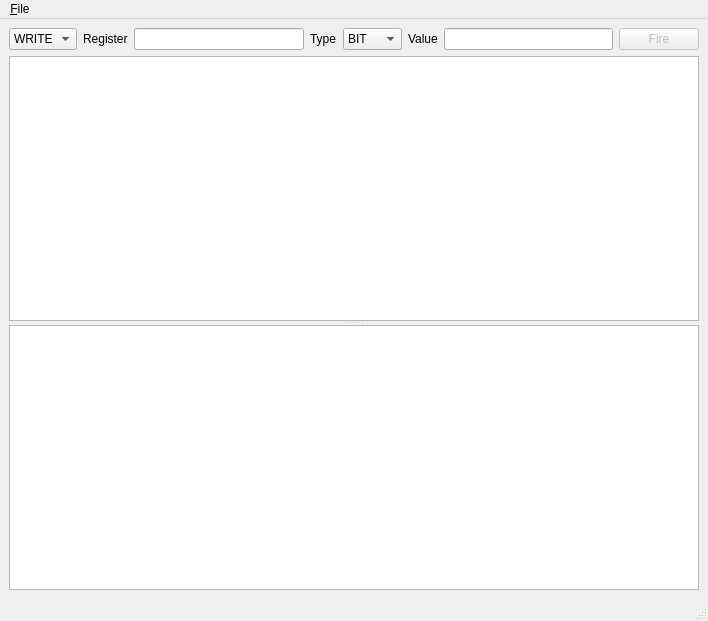
<?xml version="1.0" encoding="UTF-8"?>
<ui version="4.0">
 <class>MainWindow</class>
 <widget class="QMainWindow" name="MainWindow">
  <property name="geometry">
   <rect>
    <x>0</x>
    <y>0</y>
    <width>708</width>
    <height>621</height>
   </rect>
  </property>
  <property name="windowTitle">
   <string>JSONRPC Client</string>
  </property>
  <widget class="QWidget" name="centralwidget">
   <layout class="QVBoxLayout" name="verticalLayout">
    <item>
     <layout class="QHBoxLayout" name="horizontalLayout">
      <item>
       <widget class="QComboBox" name="comboBox_directive">
        <item>
         <property name="text">
          <string>WRITE</string>
         </property>
        </item>
        <item>
         <property name="text">
          <string>READ</string>
         </property>
        </item>
       </widget>
      </item>
      <item>
       <widget class="QLabel" name="label">
        <property name="text">
         <string>Register</string>
        </property>
       </widget>
      </item>
      <item>
       <widget class="QLineEdit" name="lineEdit_registerName"/>
      </item>
      <item>
       <widget class="QLabel" name="label_3">
        <property name="text">
         <string>Type</string>
        </property>
       </widget>
      </item>
      <item>
       <widget class="QComboBox" name="comboBox_type">
        <item>
         <property name="text">
          <string>BIT</string>
         </property>
        </item>
        <item>
         <property name="text">
          <string>UINT</string>
         </property>
        </item>
        <item>
         <property name="text">
          <string>INT</string>
         </property>
        </item>
        <item>
         <property name="text">
          <string>STR</string>
         </property>
        </item>
       </widget>
      </item>
      <item>
       <widget class="QLabel" name="label_2">
        <property name="text">
         <string>Value</string>
        </property>
       </widget>
      </item>
      <item>
       <widget class="QLineEdit" name="lineEdit_value"/>
      </item>
      <item>
       <widget class="QPushButton" name="pushButton_fire">
        <property name="enabled">
         <bool>false</bool>
        </property>
        <property name="text">
         <string>Fire</string>
        </property>
       </widget>
      </item>
     </layout>
    </item>
    <item>
     <widget class="QSplitter" name="splitter">
      <property name="orientation">
       <enum>Qt::Orientation::Vertical</enum>
      </property>
      <widget class="QListView" name="listView_controlView"/>
      <widget class="QPlainTextEdit" name="plainText_eventView">
       <property name="readOnly">
        <bool>true</bool>
       </property>
       <property name="maximumBlockCount">
        <number>64</number>
       </property>
      </widget>
     </widget>
    </item>
   </layout>
  </widget>
  <widget class="QMenuBar" name="menubar">
   <property name="geometry">
    <rect>
     <x>0</x>
     <y>0</y>
     <width>708</width>
     <height>22</height>
    </rect>
   </property>
   <widget class="QMenu" name="menuF_ile">
    <property name="title">
     <string>&amp;File</string>
    </property>
    <addaction name="actionCl_ose"/>
   </widget>
   <addaction name="menuF_ile"/>
  </widget>
  <widget class="QStatusBar" name="statusbar"/>
  <action name="actionCl_ose">
   <property name="text">
    <string>Cl&amp;ose</string>
   </property>
  </action>
 </widget>
 <tabstops>
  <tabstop>lineEdit_registerName</tabstop>
  <tabstop>comboBox_type</tabstop>
  <tabstop>lineEdit_value</tabstop>
  <tabstop>pushButton_fire</tabstop>
  <tabstop>listView_controlView</tabstop>
  <tabstop>plainText_eventView</tabstop>
 </tabstops>
 <resources/>
 <connections/>
</ui>
